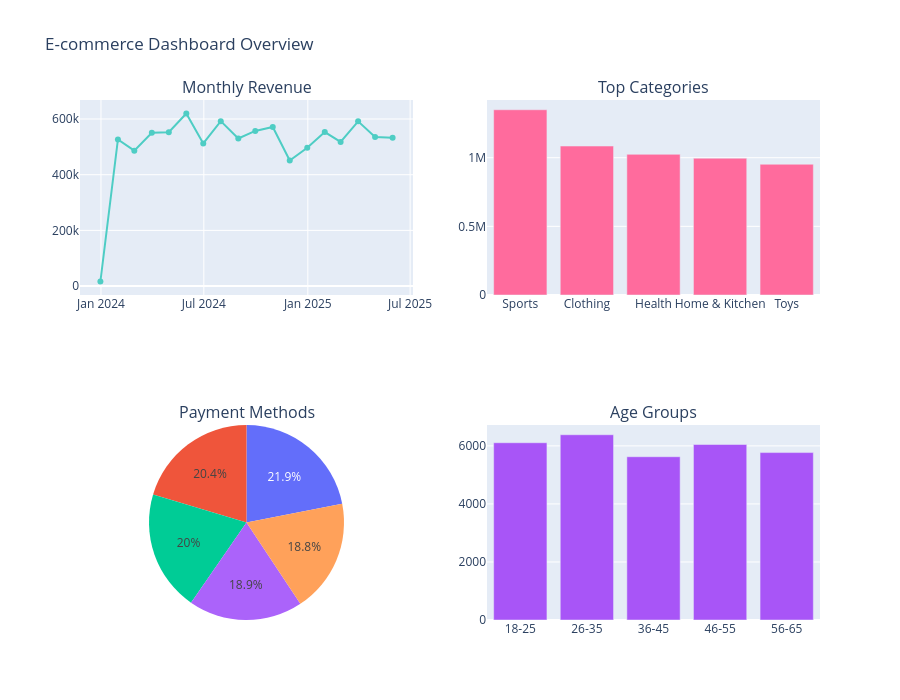

Source (notebook cell):
### Code cell
fig = make_subplots(rows=2, cols=2,
    subplot_titles=('Monthly Revenue', 'Top Categories', 'Payment Methods', 'Age Groups'),
    specs=[[{'type': 'scatter'}, {'type': 'bar'}],
           [{'type': 'pie'}, {'type': 'bar'}]])

monthly_data = df.set_index('order_date').resample('ME')['total_amount'].sum()
fig.add_trace(go.Scatter(x=monthly_data.index, y=monthly_data.values,
    mode='lines+markers', name='Monthly Revenue',
    line=dict(color='#4ECDC4', width=2)), row=1, col=1)

cat_data = df.groupby('product_category')['total_amount'].sum().sort_values(ascending=False).head(5)
fig.add_trace(go.Bar(x=cat_data.index, y=cat_data.values,
    name='Top 5 Categories', marker_color='#FF6B9D'), row=1, col=2)

pay_data = df['payment_method'].value_counts()
fig.add_trace(go.Pie(labels=pay_data.index, values=pay_data.values,
    name='Payments'), row=2, col=1)

age_data = df.groupby('age_group')['total_amount'].mean()
fig.add_trace(go.Bar(x=age_data.index.astype(str), y=age_data.values,
    name='Avg Spending by Age', marker_color='#A855F7'), row=2, col=2)

fig.update_layout(height=700, title_text='E-commerce Dashboard Overview', showlegend=False)
fig.show()

### Figure 1 — Plotly figure (JSON) as saved in the notebook; plotly's stock layout.template omitted (floating-point values rounded to 4 significant figures)
{"data": [{"line": {"color": "#4ECDC4", "width": 2}, "mode": "lines+markers", "name": "Monthly Revenue", "type": "scatter", "x": ["2023-12-31T00:00:00.000000", "2024-01-31T00:00:00.000000", "2024-02-29T00:00:00.000000", "2024-03-31T00:00:00.000000", "2024-04-30T00:00:00.000000", "2024-05-31T00:00:00.000000", "2024-06-30T00:00:00.000000", "2024-07-31T00:00:00.000000", "2024-08-31T00:00:00.000000", "2024-09-30T00:00:00.000000", "2024-10-31T00:00:00.000000", "2024-11-30T00:00:00.000000", "2024-12-31T00:00:00.000000", "2025-01-31T00:00:00.000000", "2025-02-28T00:00:00.000000", "2025-03-31T00:00:00.000000", "2025-04-30T00:00:00.000000", "2025-05-31T00:00:00.000000"], "xaxis": "x", "y": [16380, 526520, 486327, 550970, 552863, 619881, 512422, 592451, 530115, 557368, 571570, 451247, 497030, 553105, 517853, 591743, 535122, 533152], "yaxis": "y"}, {"marker": {"color": "#FF6B9D"}, "name": "Top 5 Categories", "type": "bar", "x": ["Sports", "Clothing", "Health", "Home & Kitchen", "Toys"], "xaxis": "x2", "y": [1349180, 1084739, 1024400, 996117, 952309], "yaxis": "y2"}, {"domain": {"x": [0.0, 0.45], "y": [0.0, 0.375]}, "labels": ["Cash on Delivery", "JazzCash", "EasyPaisa", "Credit Card", "Debit Card"], "name": "Payments", "type": "pie", "values": [338, 314, 308, 292, 289]}, {"marker": {"color": "#A855F7"}, "name": "Avg Spending by Age", "type": "bar", "x": ["18-25", "26-35", "36-45", "46-55", "56-65"], "xaxis": "x3", "y": [6108.0, 6383.0, 5626.0, 6047.0, 5769.0], "yaxis": "y3"}], "layout": {"annotations": [{"font": {"size": 16}, "showarrow": false, "text": "Monthly Revenue", "x": 0.225, "xanchor": "center", "xref": "paper", "y": 1.0, "yanchor": "bottom", "yref": "paper"}, {"font": {"size": 16}, "showarrow": false, "text": "Top Categories", "x": 0.775, "xanchor": "center", "xref": "paper", "y": 1.0, "yanchor": "bottom", "yref": "paper"}, {"font": {"size": 16}, "showarrow": false, "text": "Payment Methods", "x": 0.225, "xanchor": "center", "xref": "paper", "y": 0.375, "yanchor": "bottom", "yref": "paper"}, {"font": {"size": 16}, "showarrow": false, "text": "Age Groups", "x": 0.775, "xanchor": "center", "xref": "paper", "y": 0.375, "yanchor": "bottom", "yref": "paper"}], "height": 700, "showlegend": false, "title": {"text": "E-commerce Dashboard Overview"}, "xaxis": {"anchor": "y", "domain": [0.0, 0.45]}, "xaxis2": {"anchor": "y2", "domain": [0.55, 1.0]}, "xaxis3": {"anchor": "y3", "domain": [0.55, 1.0]}, "yaxis": {"anchor": "x", "domain": [0.625, 1.0]}, "yaxis2": {"anchor": "x2", "domain": [0.625, 1.0]}, "yaxis3": {"anchor": "x3", "domain": [0.0, 0.375]}}}
